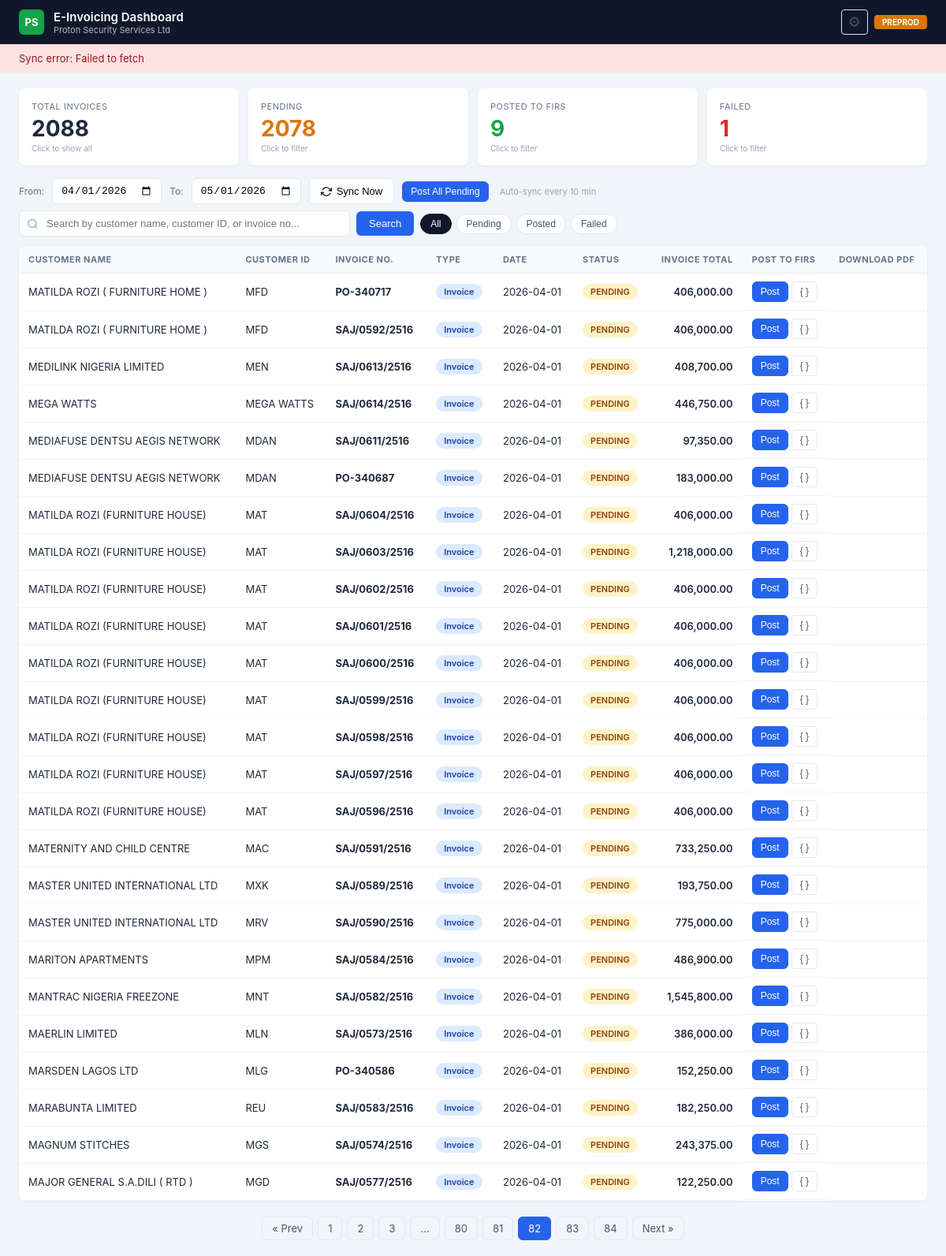
Screenshot of /?date_from=2026-04-01&date_to=2026-05-01&q=&status=&page=82 with the database file from the repository.
### tables this page shows
CREATE TABLE invoices (
                post_order          INTEGER PRIMARY KEY,
                trx_number          INTEGER,
                invoice_num         TEXT,
                customer_name       TEXT,
                customer_id         TEXT,
                customer_tin        TEXT,
                customer_email      TEXT,
                customer_phone      TEXT,
                customer_address    TEXT,
                customer_city       TEXT,
                invoice_date        TEXT,
                amount              REAL    DEFAULT 0,
                vat_amount          REAL    DEFAULT 0,
                status              TEXT    DEFAULT 'pending',
                irn                 TEXT,
                qr_code             TEXT,
                posted_at           TEXT,
                error_message       TEXT,
                api_response        TEXT,
                invoice_description TEXT,
                invoice_type        TEXT    DEFAULT 'Invoice',
                last_synced         TEXT
            );

### app.py (the view)
@app.route("/")
def index():
    page = request.args.get("page", 1, type=int)
    q = request.args.get("q", "").strip()
    status_filter = request.args.get("status", "").strip()
    today = date.today()
    default_from = today.replace(day=1).strftime("%Y-%m-%d")
    default_to = (
        today.replace(day=31).strftime("%Y-%m-%d")
        if today.month == 12
        else today.replace(month=today.month + 1, day=1).strftime("%Y-%m-%d")
    )
    date_from = request.args.get("date_from", default_from).strip()
    date_to   = request.args.get("date_to",   default_to).strip()
    try:
        range_params = (date_from, date_to)
        all_stats = db_read(
            "SELECT status, COUNT(*) as cnt FROM invoices "
            "WHERE invoice_date >= ? AND invoice_date <= ? GROUP BY status",
            range_params
        )
        stats = {"total": 0, "posted": 0, "pending": 0, "failed": 0, "credit_notes": 0, "invoices_count": 0}
        for s in all_stats: stats[s["status"]] = s["cnt"]; stats["total"] += s["cnt"]
        type_stats = db_read(
            "SELECT invoice_type, COUNT(*) as cnt FROM invoices "
            "WHERE invoice_date >= ? AND invoice_date <= ? GROUP BY invoice_type",
            range_params
        )
        for t in type_stats:
            if t["invoice_type"] == "Credit Note": stats["credit_notes"] = t["cnt"]
            elif t["invoice_type"] == "Invoice": stats["invoices_count"] = t["cnt"]
        where_parts = ["invoice_date >= ?", "invoice_date <= ?"]
        params = [date_from, date_to]
        if q:
            where_parts.append(
                "(LOWER(customer_name) LIKE ? OR LOWER(customer_id) LIKE ? OR LOWER(invoice_num) LIKE ?)"
            )
            like = f"%{q.lower()}%"
            params += [like, like, like]
        if status_filter and status_filter in ("pending", "posted", "failed"):
            where_parts.append("status = ?")
            params.append(status_filter)
        where_sql = "WHERE " + " AND ".join(where_parts)
        count_row = db_read_one(f"SELECT COUNT(*) as cnt FROM invoices {where_sql}", tuple(params))
        total = count_row["cnt"] if count_row else 0
        total_pages = max(1, (total + PER_PAGE - 1) // PER_PAGE)
        page = max(1, min(page, total_pages))
        offset = (page - 1) * PER_PAGE
        invoices = db_read(
            f"SELECT * FROM invoices {where_sql} ORDER BY invoice_date DESC, trx_number DESC LIMIT ? OFFSET ?",
            tuple(params) + (PER_PAGE, offset)
        )
    except:
        invoices=[]; stats={"total":0,"posted":0,"pending":0,"failed":0,"credit_notes":0,"invoices_count":0}; total=0; total_pages=1; page=1
    return render_template(
        "index.html",
        invoices=invoices, stats=stats,
        page=page, total_pages=total_pages, total=total,
        q=q, status_filter=status_filter,
        date_from=date_from, date_to=date_to
    )

### app.py (called while the page is built)
def _open_db():
    conn = sqlite3.connect(DB_PATH, timeout=30)
    conn.row_factory = sqlite3.Row
    conn.execute("PRAGMA journal_mode=WAL")
    conn.execute("PRAGMA busy_timeout=10000")
    return conn

def db_read(sql, params=()):
    with _db_lock:
        conn = _open_db()
        try: return [dict(r) for r in conn.execute(sql, params).fetchall()]
        finally: conn.close()

def db_read_one(sql, params=()):
    with _db_lock:
        conn = _open_db()
        try:
            row = conn.execute(sql, params).fetchone()
            return dict(row) if row else None
        finally: conn.close()

### templates/index.html (shortened to what this page needs)
<!DOCTYPE html>
<html lang="en">
<head>
</head>
<body>
<header class="header">
    <div class="header-left">
        <div class="header-logo">PS</div>
        <div>
            <div class="header-title">E-Invoicing Dashboard</div>
            <div class="header-subtitle">Proton Security Services Ltd</div>
        </div>
    </div>
    <div class="header-right" style="display:flex;align-items:center;gap:8px">
        <button class="btn-ghost" onclick="openSettings()" title="Tax Category Settings" style="font-size:18px;padding:4px 8px">&#9881;</button>
        <span class="header-env">PREPROD</span>
    </div>
</header>
<div class="sync-banner" id="syncBanner" style="display:none">
    <span id="syncBannerText">Syncing invoices from Sage 50...</span>
</div>
<div class="stats-bar">
    <div class="stat-card" onclick="setStatusFilter('')" title="Show all">
        <div class="stat-label">Total Invoices</div>
        <div class="stat-value">{{ stats.total }}</div>
        <div class="stat-hint">Click to show all</div>
    </div>
    <div class="stat-card pending {% if status_filter == 'pending' %}active-filter{% endif %}" onclick="setStatusFilter('pending')" title="Filter pending">
        <div class="stat-label">Pending</div>
        <div class="stat-value">{{ stats.pending }}</div>
        <div class="stat-hint">Click to filter</div>
    </div>
    <div class="stat-card posted {% if status_filter == 'posted' %}active-filter{% endif %}" onclick="setStatusFilter('posted')" title="Filter posted">
        <div class="stat-label">Posted to FIRS</div>
        <div class="stat-value">{{ stats.posted }}</div>
        <div class="stat-hint">Click to filter</div>
    </div>
    <div class="stat-card failed {% if status_filter == 'failed' %}active-filter{% endif %}" onclick="setStatusFilter('failed')" title="Filter failed">
        <div class="stat-label">Failed</div>
        <div class="stat-value">{{ stats.failed }}</div>
        <div class="stat-hint">Click to filter</div>
    </div>
</div>
<div class="toolbar">
    <label style="font-size:12px;color:var(--slate500)">From:</label>
    <input type="date" id="dateFrom" value="{{ date_from }}" onchange="applyDateRange()">
    <label style="font-size:12px;color:var(--slate500)">To:</label>
    <input type="date" id="dateTo" value="{{ date_to }}" onchange="applyDateRange()">
    <button class="btn" id="btnSync" onclick="syncSage()">
        <svg width="14" height="14" viewBox="0 0 24 24" fill="none" stroke="currentColor" stroke-width="2"><polyline points="23 4 23 10 17 10"/><polyline points="1 20 1 14 7 14"/><path d="M3.51 9a9 9 0 0 1 14.85-3.36L23 10M1 14l4.64 4.36A9 9 0 0 0 20.49 15"/></svg>
        Sync Now
    </button>
    <button class="btn btn-primary btn-sm" onclick="postAllPending()">Post All Pending</button>
    <span id="autoSyncLabel" style="font-size:11px;color:var(--slate400);margin-left:4px">Auto-sync every 10 min</span>
</div>
<form method="GET" action="/" class="search-bar" id="searchForm">
    <div class="search-input-wrap">
        <input
            type="text"
            name="q"
            id="searchInput"
            placeholder="Search by customer name, customer ID, or invoice no..."
            value="{{ q }}"
            autocomplete="off"
        >
    </div>
    <button type="submit" class="search-btn">Search</button>
    <div class="status-filters">
        <button type="button" class="status-filter-btn {% if not status_filter %}active{% endif %}" onclick="setStatusFilter('')">All</button>
        <button type="button" class="status-filter-btn pending {% if status_filter == 'pending' %}active{% endif %}" onclick="setStatusFilter('pending')">Pending</button>
        <button type="button" class="status-filter-btn posted {% if status_filter == 'posted' %}active{% endif %}" onclick="setStatusFilter('posted')">Posted</button>
        <button type="button" class="status-filter-btn failed {% if status_filter == 'failed' %}active{% endif %}" onclick="setStatusFilter('failed')">Failed</button>
    </div>
</form>
<div class="table-wrap">
<table>
    <thead>
        <tr>
            <th>Customer Name</th><th>Customer ID</th><th>Invoice No.</th><th>Type</th><th>Date</th>
            <th>Status</th><th style="text-align:right">Invoice Total</th><th>Post to FIRS</th><th>Download PDF</th>
        </tr>
    </thead>
    <tbody>
        {% for inv in invoices %}
        <tr>
            <td>{{ inv.customer_name }}</td>
            <td>{{ inv.customer_id }}</td>
            <td><strong>{{ inv.invoice_num }}</strong></td>
            <td>
                {% if inv.invoice_type == 'Credit Note' %}
                    <span class="badge badge-credit">Credit Note</span>
                {% elif inv.invoice_type == 'Debit Note' %}
                    <span class="badge badge-debit">Debit Note</span>
                {% else %}
                    <span class="badge badge-invoice">Invoice</span>
                {% endif %}
            </td>
            <td>{{ inv.invoice_date }}</td>
            <td>
                {% if inv.status == 'posted' %}<span class="badge badge-posted">POSTED</span>
                {% elif inv.status == 'failed' %}<span class="badge badge-failed">FAILED</span>
                    <button class="btn-ghost" onclick="showError({{ inv.post_order }})" title="View full error" style="color:var(--red);font-size:11px;padding:2px 6px;margin-left:4px">&#9888; Error</button>
                {% else %}<span class="badge badge-pending">PENDING</span>{% endif %}
            </td>
            <td style="text-align:right;font-weight:600">{{ "{:,.2f}".format(inv.amount) }}</td>
            <td class="actions-cell">
                {% if inv.status == 'posted' %}
                    <span style="color:var(--green);font-size:12px;font-weight:600">&#10003; Done</span>
                {% elif inv.status == 'failed' %}
                    <button class="btn btn-sm" style="background:var(--red);color:white" onclick="postInvoice({{ inv.post_order }}, this)">Retry</button>
                {% else %}
                    <button class="btn btn-primary btn-sm" onclick="postInvoice({{ inv.post_order }}, this)">Post</button>
                {% endif %}
                <button class="btn-ghost" onclick="previewPayload({{ inv.post_order }})" title="Preview JSON payload">{ }</button>
            </td>
            <td>
            </td>
        </tr>
        {% endfor %}
    </tbody>
</table>
</div>
{% if total_pages > 1 %}
<div class="pagination">
    {% set base_url = '?date_from=' ~ date_from ~ '&date_to=' ~ date_to ~ '&q=' ~ q ~ '&status=' ~ status_filter ~ '&page=' %}
    {% if page > 1 %}<a href="{{ base_url ~ (page - 1) }}">&laquo; Prev</a>{% endif %}
    {% for p in range(1, total_pages + 1) %}
        {% if p == page %}<span class="active">{{ p }}</span>
        {% elif p <= 3 or p > total_pages - 3 or (p >= page - 2 and p <= page + 2) %}<a href="{{ base_url ~ p }}">{{ p }}</a>
        {% elif p == 4 or p == total_pages - 3 %}<span>...</span>{% endif %}
    {% endfor %}
    {% if page < total_pages %}<a href="{{ base_url ~ (page + 1) }}">Next &raquo;</a>{% endif %}
</div>
{% endif %}
</body>
</html>

### rows the page displays
invoices: customer_name "MATILDA ROZI ( FURNITURE HOME )", customer_id "MFD", invoice_num "PO-340717", invoice_type "Invoice", invoice_date "2026-04-01", status "PENDING", amount "406,000.00"
invoices: customer_name "MATILDA ROZI ( FURNITURE HOME )", customer_id "MFD", invoice_num "SAJ/0592/2516", invoice_type "Invoice", invoice_date "2026-04-01", status "PENDING", amount "406,000.00"
invoices: customer_name "MEDILINK NIGERIA LIMITED", customer_id "MEN", invoice_num "SAJ/0613/2516", invoice_type "Invoice", invoice_date "2026-04-01", status "PENDING", amount "408,700.00"
invoices: customer_name "MEGA WATTS", customer_id "MEGA WATTS", invoice_num "SAJ/0614/2516", invoice_type "Invoice", invoice_date "2026-04-01", status "PENDING", amount "446,750.00"
invoices: customer_name "MEDIAFUSE DENTSU AEGIS NETWORK", customer_id "MDAN", invoice_num "SAJ/0611/2516", invoice_type "Invoice", invoice_date "2026-04-01", status "PENDING", amount "97,350.00"
invoices: customer_name "MEDIAFUSE DENTSU AEGIS NETWORK", customer_id "MDAN", invoice_num "PO-340687", invoice_type "Invoice", invoice_date "2026-04-01", status "PENDING", amount "183,000.00"
invoices: customer_name "MATILDA ROZI (FURNITURE HOUSE)", customer_id "MAT", invoice_num "SAJ/0604/2516", invoice_type "Invoice", invoice_date "2026-04-01", status "PENDING", amount "406,000.00"
invoices: customer_name "MATILDA ROZI (FURNITURE HOUSE)", customer_id "MAT", invoice_num "SAJ/0603/2516", invoice_type "Invoice", invoice_date "2026-04-01", status "PENDING", amount "1,218,000.00"
invoices: customer_name "MATILDA ROZI (FURNITURE HOUSE)", customer_id "MAT", invoice_num "SAJ/0602/2516", invoice_type "Invoice", invoice_date "2026-04-01", status "PENDING", amount "406,000.00"
invoices: customer_name "MATILDA ROZI (FURNITURE HOUSE)", customer_id "MAT", invoice_num "SAJ/0601/2516", invoice_type "Invoice", invoice_date "2026-04-01", status "PENDING", amount "406,000.00"
invoices: customer_name "MATILDA ROZI (FURNITURE HOUSE)", customer_id "MAT", invoice_num "SAJ/0600/2516", invoice_type "Invoice", invoice_date "2026-04-01", status "PENDING", amount "406,000.00"
invoices: customer_name "MATILDA ROZI (FURNITURE HOUSE)", customer_id "MAT", invoice_num "SAJ/0599/2516", invoice_type "Invoice", invoice_date "2026-04-01", status "PENDING", amount "406,000.00"
invoices: customer_name "MATILDA ROZI (FURNITURE HOUSE)", customer_id "MAT", invoice_num "SAJ/0598/2516", invoice_type "Invoice", invoice_date "2026-04-01", status "PENDING", amount "406,000.00"
invoices: customer_name "MATILDA ROZI (FURNITURE HOUSE)", customer_id "MAT", invoice_num "SAJ/0597/2516", invoice_type "Invoice", invoice_date "2026-04-01", status "PENDING", amount "406,000.00"
invoices: customer_name "MATILDA ROZI (FURNITURE HOUSE)", customer_id "MAT", invoice_num "SAJ/0596/2516", invoice_type "Invoice", invoice_date "2026-04-01", status "PENDING", amount "406,000.00"
invoices: customer_name "MATERNITY AND CHILD CENTRE", customer_id "MAC", invoice_num "SAJ/0591/2516", invoice_type "Invoice", invoice_date "2026-04-01", status "PENDING", amount "733,250.00"
invoices: customer_name "MASTER UNITED INTERNATIONAL LTD", customer_id "MXK", invoice_num "SAJ/0589/2516", invoice_type "Invoice", invoice_date "2026-04-01", status "PENDING", amount "193,750.00"
invoices: customer_name "MASTER UNITED INTERNATIONAL LTD", customer_id "MRV", invoice_num "SAJ/0590/2516", invoice_type "Invoice", invoice_date "2026-04-01", status "PENDING", amount "775,000.00"
invoices: customer_name "MARITON APARTMENTS", customer_id "MPM", invoice_num "SAJ/0584/2516", invoice_type "Invoice", invoice_date "2026-04-01", status "PENDING", amount "486,900.00"
invoices: customer_name "MANTRAC NIGERIA FREEZONE", customer_id "MNT", invoice_num "SAJ/0582/2516", invoice_type "Invoice", invoice_date "2026-04-01", status "PENDING", amount "1,545,800.00"
invoices: customer_name "MAERLIN LIMITED", customer_id "MLN", invoice_num "SAJ/0573/2516", invoice_type "Invoice", invoice_date "2026-04-01", status "PENDING", amount "386,000.00"
invoices: customer_name "MARSDEN LAGOS LTD", customer_id "MLG", invoice_num "PO-340586", invoice_type "Invoice", invoice_date "2026-04-01", status "PENDING", amount "152,250.00"
invoices: customer_name "MARABUNTA LIMITED", customer_id "REU", invoice_num "SAJ/0583/2516", invoice_type "Invoice", invoice_date "2026-04-01", status "PENDING", amount "182,250.00"
invoices: customer_name "MAGNUM STITCHES", customer_id "MGS", invoice_num "SAJ/0574/2516", invoice_type "Invoice", invoice_date "2026-04-01", status "PENDING", amount "243,375.00"
invoices: customer_name "MAJOR GENERAL S.A.DILI ( RTD )", customer_id "MGD", invoice_num "SAJ/0577/2516", invoice_type "Invoice", invoice_date "2026-04-01", status "PENDING", amount "122,250.00"

### other values shown
{{ stats.total }} "2088"
{{ stats.pending }} "2078"
{{ stats.posted }} "9"
{{ stats.failed }} "1"
{{ p }} "1" "2" "3" "80" "81" "83" "84"
{{ p }} "82"
